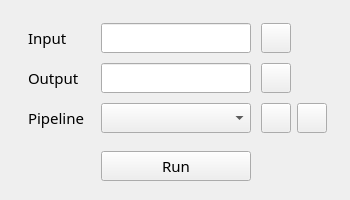
          <widget class="QWidget" name="input_box" native="true">
           <property name="minimumSize">
            <size>
             <width>350</width>
             <height>200</height>
            </size>
           </property>
           <property name="maximumSize">
            <size>
             <width>350</width>
             <height>200</height>
            </size>
           </property>
           <layout class="QVBoxLayout" name="verticalLayout_11">
            <property name="topMargin">
             <number>11</number>
            </property>
            <item>
             <layout class="QVBoxLayout" name="verticalLayout_5">
              <property name="spacing">
               <number>0</number>
              </property>
              <property name="leftMargin">
               <number>0</number>
              </property>
              <item>
               <widget class="QWidget" name="widget_3" native="true">
                <property name="sizePolicy">
                 <sizepolicy hsizetype="Fixed" vsizetype="Fixed">
                  <horstretch>0</horstretch>
                  <verstretch>0</verstretch>
                 </sizepolicy>
                </property>
                <property name="minimumSize">
                 <size>
                  <width>330</width>
                  <height>40</height>
                 </size>
                </property>
                <property name="maximumSize">
                 <size>
                  <width>340</width>
                  <height>40</height>
                 </size>
                </property>
                <property name="baseSize">
                 <size>
                  <width>350</width>
                  <height>50</height>
                 </size>
                </property>
                <widget class="QLabel" name="custom_label">
                 <property name="geometry">
                  <rect>
                   <x>-10</x>
                   <y>0</y>
                   <width>124</width>
                   <height>40</height>
                  </rect>
                 </property>
                 <property name="minimumSize">
                  <size>
                   <width>100</width>
                   <height>30</height>
                  </size>
                 </property>
                 <property name="maximumSize">
                  <size>
                   <width>130</width>
                   <height>16777215</height>
                  </size>
                 </property>
                 <property name="font">
                  <font>
                   <family>Candara</family>
                   <pointsize>11</pointsize>
                  </font>
                 </property>
                 <property name="styleSheet">
                  <string notr="true">margin-left : 23px</string>
                 </property>
                 <property name="text">
                  <string>Input</string>
                 </property>
                </widget>
                <widget class="QLineEdit" name="lineEdit">
                 <property name="geometry">
                  <rect>
                   <x>90</x>
                   <y>5</y>
                   <width>150</width>
                   <height>30</height>
                  </rect>
                 </property>
                 <property name="sizePolicy">
                  <sizepolicy hsizetype="Preferred" vsizetype="Preferred">
                   <horstretch>0</horstretch>
                   <verstretch>0</verstretch>
                  </sizepolicy>
                 </property>
                 <property name="minimumSize">
                  <size>
                   <width>150</width>
                   <height>30</height>
                  </size>
                 </property>
                 <property name="maximumSize">
                  <size>
                   <width>150</width>
                   <height>30</height>
                  </size>
                 </property>
                 <property name="font">
                  <font>
                   <family>Candara</family>
                   <pointsize>8</pointsize>
                  </font>
                 </property>
                 <property name="styleSheet">
                  <string notr="true"/>
                 </property>
                 <property name="alignment">
                  <set>Qt::AlignLeading|Qt::AlignLeft|Qt::AlignVCenter</set>
                 </property>
                 <property name="dragEnabled">
                  <bool>false</bool>
                 </property>
                </widget>
                <widget class="QToolButton" name="input_btn">
                 <property name="geometry">
                  <rect>
                   <x>250</x>
                   <y>5</y>
                   <width>30</width>
                   <height>30</height>
                  </rect>
                 </property>
                 <property name="sizePolicy">
                  <sizepolicy hsizetype="Minimum" vsizetype="Preferred">
                   <horstretch>0</horstretch>
                   <verstretch>0</verstretch>
                  </sizepolicy>
                 </property>
                 <property name="minimumSize">
                  <size>
                   <width>30</width>
                   <height>30</height>
                  </size>
                 </property>
                 <property name="maximumSize">
                  <size>
                   <width>30</width>
                   <height>30</height>
                  </size>
                 </property>
                 <property name="text">
                  <string/>
                 </property>
                </widget>
               </widget>
              </item>
              <item>
               <widget class="QWidget" name="widget_2" native="true">
                <property name="sizePolicy">
                 <sizepolicy hsizetype="Fixed" vsizetype="Fixed">
                  <horstretch>0</horstretch>
                  <verstretch>0</verstretch>
                 </sizepolicy>
                </property>
                <property name="minimumSize">
                 <size>
                  <width>330</width>
                  <height>40</height>
                 </size>
                </property>
                <property name="maximumSize">
                 <size>
                  <width>350</width>
                  <height>40</height>
                 </size>
                </property>
                <property name="baseSize">
                 <size>
                  <width>350</width>
                  <height>50</height>
                 </size>
                </property>
                <property name="styleSheet">
                 <string notr="true"/>
                </property>
                <widget class="QLabel" name="label_3">
                 <property name="geometry">
                  <rect>
                   <x>-10</x>
                   <y>0</y>
                   <width>124</width>
                   <height>40</height>
                  </rect>
                 </property>
                 <property name="minimumSize">
                  <size>
                   <width>100</width>
                   <height>0</height>
                  </size>
                 </property>
                 <property name="maximumSize">
                  <size>
                   <width>130</width>
                   <height>16777215</height>
                  </size>
                 </property>
                 <property name="font">
                  <font>
                   <family>Candara</family>
                   <pointsize>11</pointsize>
                  </font>
                 </property>
                 <property name="styleSheet">
                  <string notr="true">margin-left : 23px</string>
                 </property>
                 <property name="text">
                  <string>Output</string>
                 </property>
                </widget>
                <widget class="QLineEdit" name="custom_line_edit">
                 <property name="geometry">
                  <rect>
                   <x>90</x>
                   <y>5</y>
                   <width>150</width>
                   <height>30</height>
                  </rect>
                 </property>
                 <property name="sizePolicy">
                  <sizepolicy hsizetype="Preferred" vsizetype="Preferred">
                   <horstretch>0</horstretch>
                   <verstretch>0</verstretch>
                  </sizepolicy>
                 </property>
                 <property name="minimumSize">
                  <size>
                   <width>150</width>
                   <height>30</height>
                  </size>
                 </property>
                 <property name="maximumSize">
                  <size>
                   <width>150</width>
                   <height>30</height>
                  </size>
                 </property>
                 <property name="font">
                  <font>
                   <family>Candara</family>
                   <pointsize>8</pointsize>
                  </font>
                 </property>
                 <property name="styleSheet">
                  <string notr="true"/>
                 </property>
                 <property name="alignment">
                  <set>Qt::AlignLeading|Qt::AlignLeft|Qt::AlignVCenter</set>
                 </property>
                </widget>
                <widget class="QToolButton" name="output_btn">
                 <property name="geometry">
                  <rect>
                   <x>250</x>
                   <y>5</y>
                   <width>30</width>
                   <height>30</height>
                  </rect>
                 </property>
                 <property name="sizePolicy">
                  <sizepolicy hsizetype="Minimum" vsizetype="Preferred">
                   <horstretch>0</horstretch>
                   <verstretch>0</verstretch>
                  </sizepolicy>
                 </property>
                 <property name="minimumSize">
                  <size>
                   <width>30</width>
                   <height>30</height>
                  </size>
                 </property>
                 <property name="maximumSize">
                  <size>
                   <width>30</width>
                   <height>30</height>
                  </size>
                 </property>
                 <property name="text">
                  <string/>
                 </property>
                </widget>
               </widget>
              </item>
              <item>
               <widget class="QWidget" name="widget" native="true">
                <property name="sizePolicy">
                 <sizepolicy hsizetype="Fixed" vsizetype="Fixed">
                  <horstretch>0</horstretch>
                  <verstretch>0</verstretch>
                 </sizepolicy>
                </property>
                <property name="minimumSize">
                 <size>
                  <width>330</width>
                  <height>40</height>
                 </size>
                </property>
                <property name="maximumSize">
                 <size>
                  <width>350</width>
                  <height>40</height>
                 </size>
                </property>
                <property name="baseSize">
                 <size>
                  <width>350</width>
                  <height>50</height>
                 </size>
                </property>
                <property name="styleSheet">
                 <string notr="true"/>
                </property>
                <layout class="QHBoxLayout" name="horizontalLayout_3">
                 <property name="sizeConstraint">
                  <enum>QLayout::SetNoConstraint</enum>
                 </property>
                 <property name="leftMargin">
                  <number>0</number>
                 </property>
                 <property name="topMargin">
                  <number>0</number>
                 </property>
                 <property name="bottomMargin">
                  <number>0</number>
                 </property>
                 <item>
                  <widget class="QWidget" name="widget_5" native="true">
                   <property name="minimumSize">
                    <size>
                     <width>0</width>
                     <height>40</height>
                    </size>
                   </property>
                   <widget class="QLabel" name="fav_label">
                    <property name="geometry">
                     <rect>
                      <x>-10</x>
                      <y>0</y>
                      <width>100</width>
                      <height>40</height>
                     </rect>
                    </property>
                    <property name="minimumSize">
                     <size>
                      <width>100</width>
                      <height>0</height>
                     </size>
                    </property>
                    <property name="maximumSize">
                     <size>
                      <width>130</width>
                      <height>16777215</height>
                     </size>
                    </property>
                    <property name="font">
                     <font>
                      <family>Candara</family>
                      <pointsize>11</pointsize>
                     </font>
                    </property>
                    <property name="styleSheet">
                     <string notr="true">margin-left : 23px</string>
                    </property>
                    <property name="text">
                     <string>Pipeline</string>
                    </property>
                    <property name="margin">
                     <number>0</number>
                    </property>
                   </widget>
                   <widget class="QComboBox" name="fav_pips_combo_box">
                    <property name="geometry">
                     <rect>
                      <x>90</x>
                      <y>5</y>
                      <width>150</width>
                      <height>30</height>
                     </rect>
                    </property>
                    <property name="sizePolicy">
                     <sizepolicy hsizetype="Preferred" vsizetype="Preferred">
                      <horstretch>0</horstretch>
                      <verstretch>0</verstretch>
                     </sizepolicy>
                    </property>
                    <property name="minimumSize">
                     <size>
                      <width>150</width>
                      <height>30</height>
                     </size>
                    </property>
                    <property name="maximumSize">
                     <size>
                      <width>150</width>
                      <height>30</height>
                     </size>
                    </property>
                    <property name="baseSize">
                     <size>
                      <width>150</width>
                      <height>0</height>
                     </size>
                    </property>
                    <property name="font">
                     <font>
                      <family>Candara</family>
                      <pointsize>8</pointsize>
                      <italic>false</italic>
                     </font>
                    </property>
                    <property name="layoutDirection">
                     <enum>Qt::LeftToRight</enum>
                    </property>
                    <property name="styleSheet">
                     <string notr="true"/>
                    </property>
                    <property name="minimumContentsLength">
                     <number>150</number>
                    </property>
                   </widget>
                   <widget class="QToolButton" name="open_pip_btn">
                    <property name="geometry">
                     <rect>
                      <x>250</x>
                      <y>5</y>
                      <width>30</width>
                      <height>30</height>
                     </rect>
                    </property>
                    <property name="minimumSize">
                     <size>
                      <width>30</width>
                      <height>30</height>
                     </size>
                    </property>
                    <property name="maximumSize">
                     <size>
                      <width>30</width>
                      <height>30</height>
                     </size>
                    </property>
                    <property name="text">
                     <string/>
                    </property>
                    <property name="autoRaise">
                     <bool>false</bool>
                    </property>
                   </widget>
                   <widget class="QToolButton" name="save_btn">
                    <property name="geometry">
                     <rect>
                      <x>286</x>
                      <y>5</y>
                      <width>30</width>
                      <height>30</height>
                     </rect>
                    </property>
                    <property name="sizePolicy">
                     <sizepolicy hsizetype="Preferred" vsizetype="Preferred">
                      <horstretch>0</horstretch>
                      <verstretch>0</verstretch>
                     </sizepolicy>
                    </property>
                    <property name="minimumSize">
                     <size>
                      <width>30</width>
                      <height>30</height>
                     </size>
                    </property>
                    <property name="maximumSize">
                     <size>
                      <width>30</width>
                      <height>30</height>
                     </size>
                    </property>
                    <property name="text">
                     <string/>
                    </property>
                   </widget>
                  </widget>
                 </item>
                </layout>
               </widget>
              </item>
             </layout>
            </item>
            <item>
             <widget class="QWidget" name="run_btn_widget" native="true">
              <property name="minimumSize">
               <size>
                <width>330</width>
                <height>30</height>
               </size>
              </property>
              <property name="maximumSize">
               <size>
                <width>145</width>
                <height>30</height>
               </size>
              </property>
              <widget class="QPushButton" name="run_btn">
               <property name="geometry">
                <rect>
                 <x>90</x>
                 <y>0</y>
                 <width>150</width>
                 <height>30</height>
                </rect>
               </property>
               <property name="sizePolicy">
                <sizepolicy hsizetype="Minimum" vsizetype="Fixed">
                 <horstretch>100</horstretch>
                 <verstretch>30</verstretch>
                </sizepolicy>
               </property>
               <property name="minimumSize">
                <size>
                 <width>150</width>
                 <height>30</height>
                </size>
               </property>
               <property name="maximumSize">
                <size>
                 <width>145</width>
                 <height>30</height>
                </size>
               </property>
               <property name="font">
                <font>
                 <family>Candara</family>
                 <pointsize>11</pointsize>
                 <weight>50</weight>
                 <bold>false</bold>
                </font>
               </property>
               <property name="styleSheet">
                <string notr="true"/>
               </property>
               <property name="text">
                <string>Run</string>
               </property>
               <property name="checkable">
                <bool>false</bool>
               </property>
              </widget>
             </widget>
            </item>
           </layout>
          </widget>
